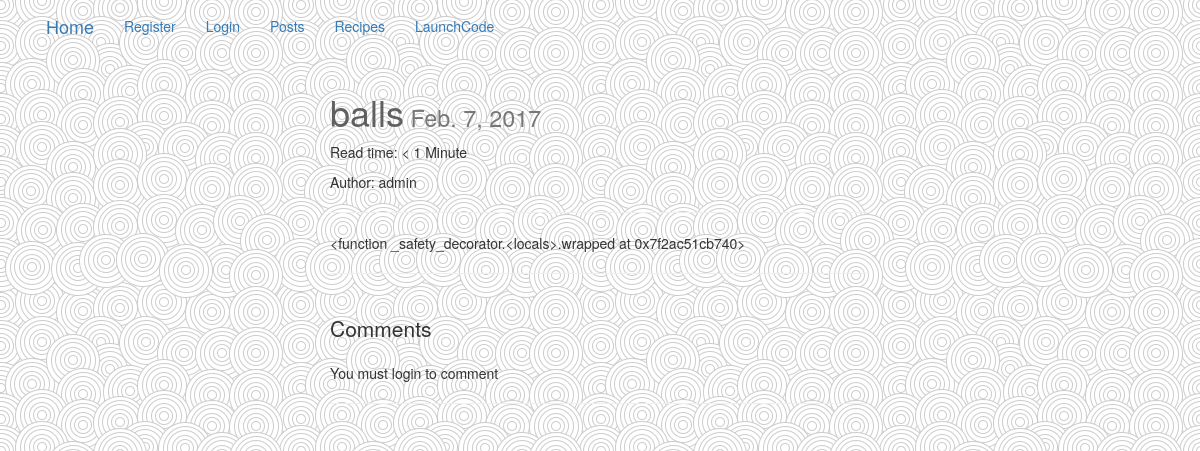
The app's page /balls/ with its own data.
### posts/models.py (models this page shows, shortened)
class Post(models.Model):
    user = models.ForeignKey(settings.AUTH_USER_MODEL, default=1)
    title = models.CharField(max_length=150)
    slug = models.SlugField(unique=True) #creates url based on title of model rather than pk -- delete all media files and db as well
    image = models.ImageField(upload_to=upload_location,
            null=True,
            blank=True,
            width_field="width_field",
            height_field="height_field")
    height_field = models.IntegerField(default=0)
    width_field = models.IntegerField(default=0)
    content = models.TextField()
    draft = models.BooleanField(default=False)
    publish = models.DateField(auto_now=False, auto_now_add=False)
    read_time = models.IntegerField(default=0)
    updated = models.DateTimeField(auto_now=True, auto_now_add=False)
    timestamp = models.DateTimeField(auto_now=False, auto_now_add=True)
    objects = PostManager() #instantiating PostManager into model
    class Meta:
        ordering = ["-timestamp", "-updated"]
    def get_markdown(self):
        content = self.content
        markdown_text = markdown(content)
        return mark_safe(markdown_text)
    @property   #decorator indicating a property not a method
    def comments(self):
        instance = self
        qs = Comment.objects.filter_by_instance(instance)
        return qs
    @property
    def get_content_type(self):
        instance = self
        content_type = ContentType.objects.get_for_model(instance.__class__)
        return content_type

### posts/views.py (the view, shortened to what this page needs)
# urls.py: url(r'^(?P<slug>[\w-]+)/$', post_detail, name='detail'),
def post_detail(request, slug=None):
    instance = get_object_or_404(Post, slug=slug)
    if instance.draft or instance.publish > timezone.now().date():
        if not request.user.is_staff or not request.user.is_superuser:
            raise Http404
    share_string = quote_plus(instance.content)
    initial_data = {
            "content_type": instance.get_content_type,
            "object_id": instance.id,
    }
    form = CommentForm(request.POST or None, initial=initial_data)
    comments = instance.comments #Comment.objects.filter_by_instance(instance)
    context = {
        "title": "instance.title",
        "instance": instance,
        "share_string": share_string,
        "comments": comments,
        "comment_form": form,
    }
    return render(request, "post_detail.html", context)

### comments/models.py (called while the page is built)
    def filter_by_instance(self, instance):
        content_type = ContentType.objects.get_for_model(instance.__class__)
        obj_id = instance.id
        qs = super(CommentManager, self).filter(content_type=content_type, object_id= obj_id).filter(parent=None)
        return qs

### templates/post_detail.html (shortened to what this page needs)
{% extends "base.html" %}
{% load urlify %}
{% load crispy_forms_tags %}
{% block content %}
	<div class="col-sm-6 col-sm-offset-3">
	<h1>{{ instance.title }}<small>{% if instance.draft %} <span style="color:red">Draft</span>{% endif %} {{ instance.publish }}</small></h1>
    <p>Read time: {% if instance.read_time <= 1 %} < 1 Minute {% else %}{{ instance.read_time }} minutes {% endif %}</p>
        <p>Author: {{ instance.user }}</p>
        <hr/>
<div class='row'>
<div class='col-sm-12 '>
   <div class='post-detail-item'>{{ instance.get_markdown }}</div>
    <hr/>
    <br/>
    <div>
        <p class='lead'>Comments</p>
        {% if request.user.is_authenticated %}
        <form method="POST" action="."> {% csrf_token %}
            {{ comment_form|crispy }}
            <input type='submit' value='Post comment' class='btn btn-default'>
        </form>
        {% else %}
        <p>You must login to comment</p>
        {% endif %}
        <hr/>
    </div>
</div>
</div>
</div>
{% endblock content %}

### static/css/base.css (style rules this page uses)
h1 { color: #606060; }
body { background-image: url("swirl_pattern.png"); background size: 50%; }

### records on screen
Post: title "balls", publish "Feb. 7, 2017", user "admin", get_markdown "<function _safety_decorator.<locals>.wrapped at 0x7f2ac51cb740>"
